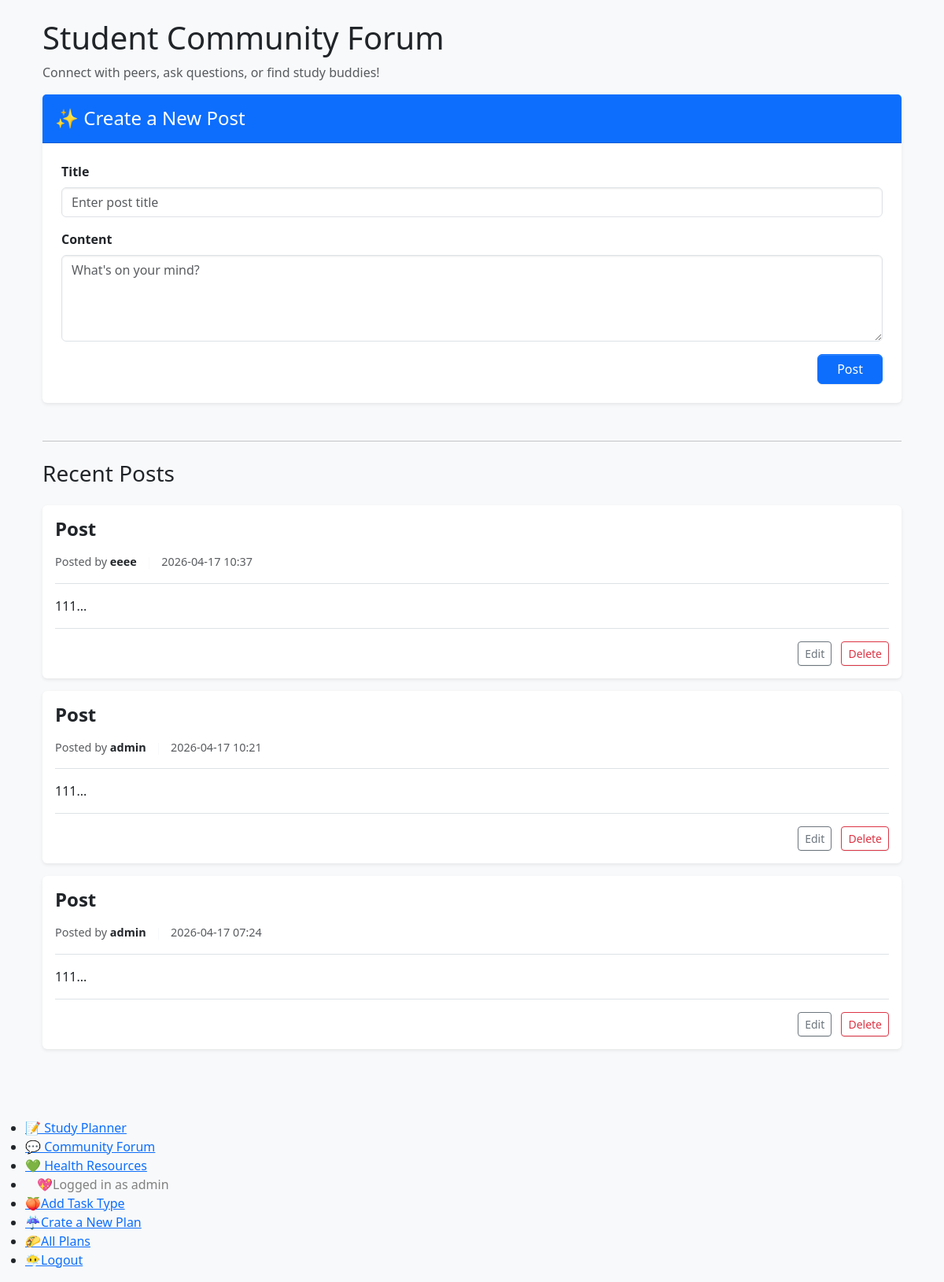
The page /forum (signed in) on the database its author committed.
### app/models.py (models this page shows, shortened)
class Post(db.Model):
    id: so.Mapped[int] = so.mapped_column(primary_key=True)
    title: so.Mapped[str] = so.mapped_column(sa.String(256))
    body: so.Mapped[str] = so.mapped_column(sa.Text)
    timestamp: so.Mapped[datetime] = so.mapped_column(default=lambda: datetime.now(timezone.utc), index=True)
    author_id: Mapped[int] = mapped_column(sa.ForeignKey("user.id", ondelete="CASCADE"), nullable=False, index=True)
    author: Mapped[User] = relationship(back_populates="posts")
    comments: Mapped[list['Comment']] = relationship(back_populates="post", cascade="all, delete-orphan")

class User(db.Model, UserMixin):
    __tablename__='user'
    id: so.Mapped[int] = so.mapped_column(primary_key=True)
    username: so.Mapped[str] = so.mapped_column(sa.String(63), index=True, unique=True)
    email: so.Mapped[str] = so.mapped_column(sa.String(119), index=True, unique=True)
    password_hash: so.Mapped[Optional[str]] = so.mapped_column(sa.String(255))
    role: so.Mapped[str]=so.mapped_column(sa.String(255),default='normal',index=True)
    plan: Mapped[list['StudyPlan']] = relationship(back_populates="student", cascade="all, delete-orphan")
    posts: Mapped[list['Post']] = relationship(back_populates="author", cascade="all, delete-orphan")
    comments: Mapped[list['Comment']] = relationship(back_populates="author", cascade="all, delete-orphan")
    resources: Mapped[list['HealthResource']]=relationship(back_populates="admin", cascade="all, delete-orphan")

### app/routes.py (the view)
@app.route('/forum', methods=['GET', 'POST'])
@login_required
def forum():
    form = PostForm()
    if form.validate_on_submit():
        post = Post(title=form.title.data, body=form.body.data, author=current_user)
        db.session.add(post)
        db.session.commit()
        flash('Your post is now on!')
        return redirect(url_for('forum'))
    posts = Post.query.order_by(Post.timestamp.desc()).all()
    return render_template('forum.html', form=form, posts=posts)

### app/forms.py
class PostForm(FlaskForm):
    title = StringField('Title', validators=[DataRequired(), Length(max=256)])
    body = TextAreaField('Content', validators=[DataRequired()])
    submit = SubmitField('Post')

### app/models.py (called while the page is built)
@login.user_loader
def load_user(id):
    return db.session.get(User, int(id))

### app/templates/forum.html (shortened to what this page needs)
{% extends "base.html" %}
{% block content %}
<div class="container mt-4">
    <h1 class="mb-2">Student Community Forum</h1>
    <p class="text-muted">Connect with peers, ask questions, or find study buddies!</p>
    <div class="card shadow-sm border-0 mb-5">
        <div class="card-header bg-primary text-white py-3">
            <h4 class="mb-0">✨ Create a New Post</h4>
        </div>
        <div class="card-body p-4">
            <form action='' method="post" novalidate>
                <div class="mb-3">
                    {{ form.title.label(class="form-label fw-bold") }}
                    {{ form.title(class="form-control", placeholder="Enter post title") }}
                </div>
                <div class="mb-3">
                    {{ form.body.label(class="form-label fw-bold") }}
                    {{ form.body(class="form-control", rows=4, placeholder="What's on your mind?") }}
                </div>
                <div class="text-end">
                    {{ form.submit(class="btn btn-primary px-4") }}
                </div>
            </form>
        </div>
    </div>
    <hr class="my-4">
    <h3 class="mb-4">Recent Posts</h3>
    {% for post in posts %}
        <div class="card shadow-sm mb-3 border-0">
            <div class="card-body">
                <h4 class="fw-bold mb-3 d-block">
                <a href="{{ url_for('post_detail', post_id=post.id) }}" class="text-decoration-none text-dark">{{ post.title }}</a>
            </h4>
            <div class="text-muted mb-3 pb-3 border-bottom" style="font-size: 0.9em;">
                <span>Posted by <strong class="text-dark">{{ post.author.username }}</strong></span>
                <span class="mx-2 text-light">|</span>
                <span>{{ post.timestamp.strftime('%Y-%m-%d %H:%M') }}</span>
            </div>
                <p class="card-text mt-3">{{ post.body[:100] }}...</p>
                {% if current_user.is_authenticated and (current_user == post.author or current_user.role == 'admin') %}
                    <div class="mt-3 pt-3 border-top text-end">
                        <a href="{{ url_for('edit_post', post_id=post.id) }}" class="btn btn-sm btn-outline-secondary me-2">Edit</a>
                        <form action="{{ url_for('delete_post', post_id=post.id) }}" method="POST" class="d-inline" onsubmit="return confirm('Are you sure you want to delete this post?');">
                            <button type="submit" class="btn btn-sm btn-outline-danger">Delete</button>
                        </form>
                    </div>
                {% endif %}
            </div>
        </div>
    {% else %}
        <div class="alert alert-info text-center py-4">
            No posts yet. Be the first to start a conversation!
        </div>
    {% endfor %}
</div>
{% endblock %}

### app/templates/base.html (shortened to what this page needs)
<!DOCTYPE html>
<html lang="en">
<head>
    <link rel="stylesheet" href="{{url_for("static", filename='css/adminlte.min.css')}}">
</head>
<body class="bg-light">
    <div class="container mt-4">
        <main>
            {% block content %}{% endblock %}
        </main>
    </div>
    <br>
    <br>
    <br>
    <section>
      <nav>
        <ul>
    <li><a href="{{ url_for('index') }}">📝 Study Planner</a> </li>
    <li><a href="{{ url_for('forum') }}">💬 Community Forum</a></li>
    <li><a href="{{ url_for('health') }}">💚 Health Resources</a></li>
    {% if current_user.is_anonymous %}
        <li><a href="{{ url_for('login') }}">🍉Login</a></li>
        <li><a href="{{ url_for('register') }}">🍏Register</a></li>
    {% else %}
        <li><span style="color: gray; margin-left: 15px;">💖Logged in as {{ current_user.username }}</span></li>
        <li><a href="{{ url_for('tasktype') }}">🍑Add Task Type</a></li>
        <li><a href="{{ url_for('create_plan') }}">☔️Crate a New Plan</a></li>
        <li><a href="{{ url_for('display_plan',status='all') }}">🌮All Plans</a></li>
        <li><a href="{{ url_for('logout') }}">😶‍🌫️Logout</a></li>
    {% endif %}
    </section>
</body>
</html>

### rows shown on the page
Post: title "Post", author.username "eeee", timestamp "2026-04-17 10:37", body "111"
Post: title "Post", author.username "admin", timestamp "2026-04-17 10:21", body "111"
Post: title "Post", author.username "admin", timestamp "2026-04-17 07:24", body "111"
User: username "admin"
